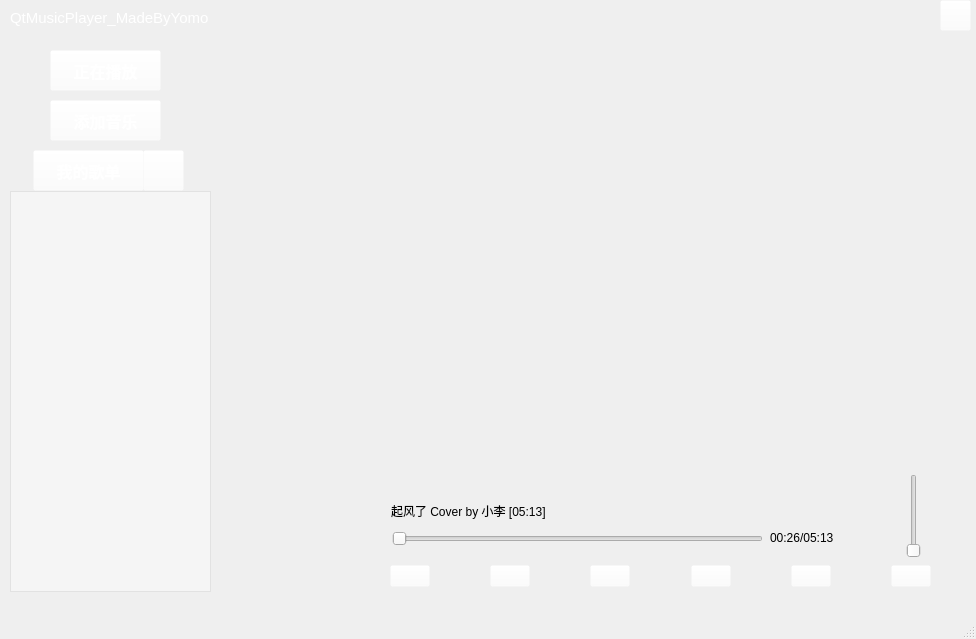
<?xml version="1.0" encoding="UTF-8"?>
<ui version="4.0">
 <class>MainWindow</class>
 <widget class="QMainWindow" name="MainWindow">
  <property name="geometry">
   <rect>
    <x>0</x>
    <y>0</y>
    <width>976</width>
    <height>639</height>
   </rect>
  </property>
  <property name="windowTitle">
   <string>MainWindow</string>
  </property>
  <widget class="QWidget" name="centralwidget">
   <widget class="QPushButton" name="exitButton">
    <property name="geometry">
     <rect>
      <x>940</x>
      <y>0</y>
      <width>31</width>
      <height>31</height>
     </rect>
    </property>
    <property name="autoFillBackground">
     <bool>false</bool>
    </property>
    <property name="styleSheet">
     <string notr="true">background-color: rgba(255, 255, 255, 0);</string>
    </property>
    <property name="text">
     <string/>
    </property>
    <property name="icon">
     <iconset resource="imagefile.qrc">
      <normaloff>:/image/image/quit.png</normaloff>:/image/image/quit.png</iconset>
    </property>
    <property name="iconSize">
     <size>
      <width>18</width>
      <height>18</height>
     </size>
    </property>
   </widget>
   <widget class="MusicListWidget" name="musiclistWidget">
    <property name="geometry">
     <rect>
      <x>10</x>
      <y>191</y>
      <width>201</width>
      <height>401</height>
     </rect>
    </property>
    <property name="styleSheet">
     <string notr="true">background-color: rgba(255, 255, 255, 100);</string>
    </property>
   </widget>
   <widget class="LyricWidget" name="musicLyricWidget" native="true">
    <property name="geometry">
     <rect>
      <x>190</x>
      <y>70</y>
      <width>711</width>
      <height>391</height>
     </rect>
    </property>
   </widget>
   <widget class="QLabel" name="lblshowautor">
    <property name="geometry">
     <rect>
      <x>10</x>
      <y>10</y>
      <width>251</width>
      <height>16</height>
     </rect>
    </property>
    <property name="font">
     <font>
      <pointsize>11</pointsize>
     </font>
    </property>
    <property name="styleSheet">
     <string notr="true">color: rgb(255, 255, 255);
background-color: rgba(255, 255, 255, 0);</string>
    </property>
    <property name="text">
     <string>QtMusicPlayer_MadeByYomo</string>
    </property>
   </widget>
   <widget class="QSlider" name="volumeSlider">
    <property name="geometry">
     <rect>
      <x>903</x>
      <y>474</y>
      <width>22</width>
      <height>84</height>
     </rect>
    </property>
    <property name="orientation">
     <enum>Qt::Orientation::Vertical</enum>
    </property>
    <property name="tickPosition">
     <enum>QSlider::TickPosition::NoTicks</enum>
    </property>
    <property name="tickInterval">
     <number>0</number>
    </property>
   </widget>
   <widget class="QWidget" name="layoutWidget">
    <property name="geometry">
     <rect>
      <x>390</x>
      <y>561</y>
      <width>541</width>
      <height>31</height>
     </rect>
    </property>
    <layout class="QHBoxLayout" name="horizontalLayout">
     <item>
      <widget class="QPushButton" name="preButton">
       <property name="styleSheet">
        <string notr="true">background-color: rgba(255, 255, 255, 0);</string>
       </property>
       <property name="text">
        <string/>
       </property>
       <property name="icon">
        <iconset resource="imagefile.qrc">
         <normaloff>:/image/image-hover/pre-hover.png</normaloff>:/image/image-hover/pre-hover.png</iconset>
       </property>
       <property name="iconSize">
        <size>
         <width>21</width>
         <height>21</height>
        </size>
       </property>
      </widget>
     </item>
     <item>
      <spacer name="horizontalSpacer">
       <property name="orientation">
        <enum>Qt::Orientation::Horizontal</enum>
       </property>
       <property name="sizeHint" stdset="0">
        <size>
         <width>40</width>
         <height>20</height>
        </size>
       </property>
      </spacer>
     </item>
     <item>
      <widget class="QPushButton" name="runstopButton">
       <property name="styleSheet">
        <string notr="true">background-color: rgba(255, 255, 255, 0);</string>
       </property>
       <property name="text">
        <string/>
       </property>
       <property name="icon">
        <iconset resource="imagefile.qrc">
         <normaloff>:/image/image-hover/pase-hover.png</normaloff>:/image/image-hover/pase-hover.png</iconset>
       </property>
       <property name="iconSize">
        <size>
         <width>19</width>
         <height>19</height>
        </size>
       </property>
      </widget>
     </item>
     <item>
      <spacer name="horizontalSpacer_2">
       <property name="orientation">
        <enum>Qt::Orientation::Horizontal</enum>
       </property>
       <property name="sizeHint" stdset="0">
        <size>
         <width>40</width>
         <height>20</height>
        </size>
       </property>
      </spacer>
     </item>
     <item>
      <widget class="QPushButton" name="nextButton">
       <property name="styleSheet">
        <string notr="true">background-color: rgba(255, 255, 255, 0);</string>
       </property>
       <property name="text">
        <string/>
       </property>
       <property name="icon">
        <iconset resource="imagefile.qrc">
         <normaloff>:/image/image-hover/next-hover.png</normaloff>:/image/image-hover/next-hover.png</iconset>
       </property>
       <property name="iconSize">
        <size>
         <width>21</width>
         <height>21</height>
        </size>
       </property>
      </widget>
     </item>
     <item>
      <spacer name="horizontalSpacer_3">
       <property name="orientation">
        <enum>Qt::Orientation::Horizontal</enum>
       </property>
       <property name="sizeHint" stdset="0">
        <size>
         <width>40</width>
         <height>20</height>
        </size>
       </property>
      </spacer>
     </item>
     <item>
      <widget class="QPushButton" name="playmodeButton">
       <property name="styleSheet">
        <string notr="true">background-color: rgba(255, 255, 255, 0);</string>
       </property>
       <property name="text">
        <string/>
       </property>
       <property name="icon">
        <iconset resource="imagefile.qrc">
         <normaloff>:/image/image-hover/loop-hover.png</normaloff>:/image/image-hover/loop-hover.png</iconset>
       </property>
       <property name="iconSize">
        <size>
         <width>21</width>
         <height>21</height>
        </size>
       </property>
      </widget>
     </item>
     <item>
      <spacer name="horizontalSpacer_4">
       <property name="orientation">
        <enum>Qt::Orientation::Horizontal</enum>
       </property>
       <property name="sizeHint" stdset="0">
        <size>
         <width>40</width>
         <height>20</height>
        </size>
       </property>
      </spacer>
     </item>
     <item>
      <widget class="QPushButton" name="showlyricButton">
       <property name="styleSheet">
        <string notr="true">background-color: rgba(255, 255, 255, 0);</string>
       </property>
       <property name="text">
        <string/>
       </property>
       <property name="icon">
        <iconset resource="imagefile.qrc">
         <normaloff>:/image/image/lyric.png</normaloff>:/image/image/lyric.png</iconset>
       </property>
       <property name="iconSize">
        <size>
         <width>21</width>
         <height>21</height>
        </size>
       </property>
      </widget>
     </item>
     <item>
      <spacer name="horizontalSpacer_5">
       <property name="orientation">
        <enum>Qt::Orientation::Horizontal</enum>
       </property>
       <property name="sizeHint" stdset="0">
        <size>
         <width>40</width>
         <height>20</height>
        </size>
       </property>
      </spacer>
     </item>
     <item>
      <widget class="QPushButton" name="volumeButton">
       <property name="styleSheet">
        <string notr="true">background-color: rgba(255, 255, 255, 0);</string>
       </property>
       <property name="text">
        <string/>
       </property>
       <property name="icon">
        <iconset resource="imagefile.qrc">
         <normaloff>:/image/image/music-voice.png</normaloff>:/image/image/music-voice.png</iconset>
       </property>
       <property name="iconSize">
        <size>
         <width>21</width>
         <height>21</height>
        </size>
       </property>
      </widget>
     </item>
    </layout>
    <zorder>horizontalSpacer_3</zorder>
    <zorder>horizontalSpacer_4</zorder>
    <zorder>horizontalSpacer_5</zorder>
    <zorder>horizontalSpacer</zorder>
    <zorder>preButton</zorder>
    <zorder>runstopButton</zorder>
    <zorder>nextButton</zorder>
    <zorder>playmodeButton</zorder>
    <zorder>showlyricButton</zorder>
    <zorder>volumeButton</zorder>
    <zorder>horizontalSpacer_2</zorder>
   </widget>
   <widget class="QSlider" name="musicSlider">
    <property name="geometry">
     <rect>
      <x>392</x>
      <y>528</y>
      <width>371</width>
      <height>22</height>
     </rect>
    </property>
    <property name="orientation">
     <enum>Qt::Orientation::Horizontal</enum>
    </property>
   </widget>
   <widget class="QLabel" name="lblmusictime">
    <property name="geometry">
     <rect>
      <x>770</x>
      <y>530</y>
      <width>91</width>
      <height>16</height>
     </rect>
    </property>
    <property name="text">
     <string>00:26/05:13</string>
    </property>
   </widget>
   <widget class="QLabel" name="lblmusicname">
    <property name="geometry">
     <rect>
      <x>391</x>
      <y>503</y>
      <width>331</width>
      <height>16</height>
     </rect>
    </property>
    <property name="text">
     <string>起风了 Cover by 小李 [05:13]</string>
    </property>
   </widget>
   <widget class="QLabel" name="lblmusicpicture">
    <property name="geometry">
     <rect>
      <x>230</x>
      <y>451</y>
      <width>141</width>
      <height>141</height>
     </rect>
    </property>
    <property name="text">
     <string/>
    </property>
    <property name="pixmap">
     <pixmap>image/background/musicpicture.png</pixmap>
    </property>
    <property name="scaledContents">
     <bool>true</bool>
    </property>
   </widget>
   <widget class="QPushButton" name="mymusiclistButton">
    <property name="geometry">
     <rect>
      <x>33</x>
      <y>150</y>
      <width>111</width>
      <height>41</height>
     </rect>
    </property>
    <property name="font">
     <font>
      <family>黑体</family>
      <pointsize>12</pointsize>
      <bold>true</bold>
     </font>
    </property>
    <property name="styleSheet">
     <string notr="true">color: rgb(255, 255, 255);
background-color: rgba(255, 255, 255, 0);</string>
    </property>
    <property name="text">
     <string>我的歌单</string>
    </property>
    <property name="icon">
     <iconset resource="imagefile.qrc">
      <normaloff>:/image/image/myMusicList.png</normaloff>:/image/image/myMusicList.png</iconset>
    </property>
    <property name="iconSize">
     <size>
      <width>24</width>
      <height>24</height>
     </size>
    </property>
   </widget>
   <widget class="QPushButton" name="deletemusicButton">
    <property name="geometry">
     <rect>
      <x>143</x>
      <y>150</y>
      <width>41</width>
      <height>41</height>
     </rect>
    </property>
    <property name="font">
     <font>
      <family>黑体</family>
      <pointsize>12</pointsize>
      <bold>true</bold>
     </font>
    </property>
    <property name="styleSheet">
     <string notr="true">color: rgb(255, 255, 255);
background-color: rgba(255, 255, 255, 0);</string>
    </property>
    <property name="text">
     <string/>
    </property>
    <property name="icon">
     <iconset resource="imagefile.qrc">
      <normaloff>:/image/image/clear.png</normaloff>:/image/image/clear.png</iconset>
    </property>
    <property name="iconSize">
     <size>
      <width>24</width>
      <height>24</height>
     </size>
    </property>
   </widget>
   <widget class="QPushButton" name="localmusicButton">
    <property name="geometry">
     <rect>
      <x>50</x>
      <y>100</y>
      <width>111</width>
      <height>41</height>
     </rect>
    </property>
    <property name="font">
     <font>
      <family>黑体</family>
      <pointsize>12</pointsize>
      <bold>true</bold>
     </font>
    </property>
    <property name="styleSheet">
     <string notr="true">color: rgb(255, 255, 255);
background-color: rgba(255, 255, 255, 0);</string>
    </property>
    <property name="text">
     <string>添加音乐</string>
    </property>
    <property name="icon">
     <iconset resource="imagefile.qrc">
      <normaloff>:/image/image/local-music.png</normaloff>:/image/image/local-music.png</iconset>
    </property>
    <property name="iconSize">
     <size>
      <width>24</width>
      <height>24</height>
     </size>
    </property>
   </widget>
   <widget class="QPushButton" name="isplayingButton">
    <property name="geometry">
     <rect>
      <x>50</x>
      <y>50</y>
      <width>111</width>
      <height>41</height>
     </rect>
    </property>
    <property name="font">
     <font>
      <family>黑体</family>
      <pointsize>12</pointsize>
      <bold>true</bold>
     </font>
    </property>
    <property name="styleSheet">
     <string notr="true">color: rgb(255, 255, 255);
background-color: rgba(255, 255, 255, 0);</string>
    </property>
    <property name="text">
     <string>正在播放</string>
    </property>
    <property name="icon">
     <iconset resource="imagefile.qrc">
      <normaloff>:/image/image/current-music.png</normaloff>:/image/image/current-music.png</iconset>
    </property>
    <property name="iconSize">
     <size>
      <width>20</width>
      <height>20</height>
     </size>
    </property>
   </widget>
  </widget>
  <widget class="QMenuBar" name="menubar">
   <property name="geometry">
    <rect>
     <x>0</x>
     <y>0</y>
     <width>976</width>
     <height>21</height>
    </rect>
   </property>
  </widget>
  <widget class="QStatusBar" name="statusbar"/>
 </widget>
 <customwidgets>
  <customwidget>
   <class>LyricWidget</class>
   <extends>QWidget</extends>
   <header location="global">LyricWidget.h</header>
   <container>1</container>
  </customwidget>
  <customwidget>
   <class>MusicListWidget</class>
   <extends>QListWidget</extends>
   <header>musiclistwidget.h</header>
  </customwidget>
 </customwidgets>
 <resources>
  <include location="imagefile.qrc"/>
 </resources>
 <connections/>
</ui>
